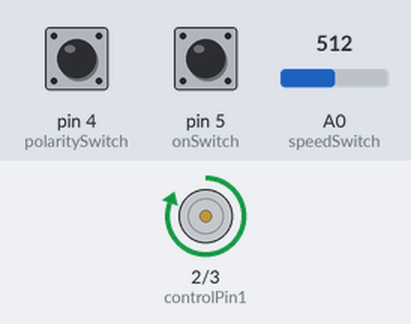
Simulated run of this sketch. Board: Arduino Uno, built with avr-gcc and run on an emulated ATmega328P. On the bench: motor-driver pin pairs drawn as motors (green arrow = first pin HIGH = forward, orange = second pin HIGH = backward, longer = more drive). The test bench sets the inputs (shaded band); at power-on: pin 4 (polaritySwitch) LOW, pin 5 (onSwitch) LOW, A0 (speedSwitch) = 512.

Above: at 1.2 s.
1.3 s: pin 4 (polaritySwitch) pulled HIGH for 0.15 s
At 1.9 s:
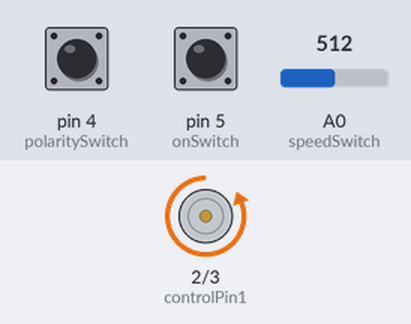
2.9 s: pin 4 (polaritySwitch) pulled HIGH for 1 s
At 4.3 s:
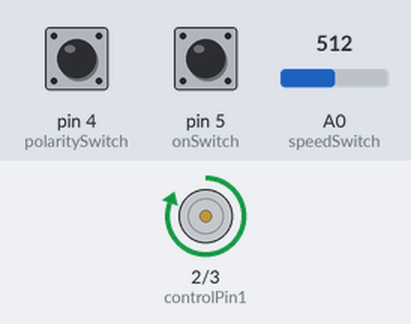
5.4 s: pin 4 (polaritySwitch) pulled HIGH for 3.2 s
At 6.2 s:
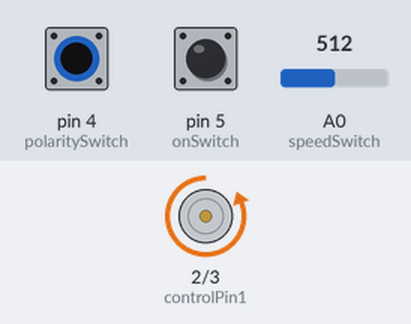
Timing chart, 0 to 8.4 s (numbered marks = the images above; inputs shaded):
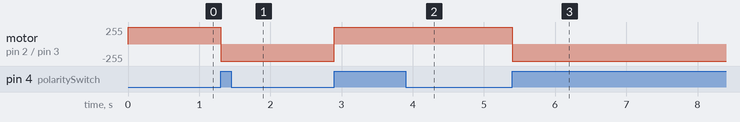

Measured:
- after the input at 1.3 s, motor on pin 2 (controlPin1) / pin 3 (controlPin2): forward 255/255 → backward 255/255 at once
- after the input at 2.9 s, motor on pin 2 (controlPin1) / pin 3 (controlPin2): backward 255/255 → forward 255/255 at once
- after the input at 5.4 s, motor on pin 2 (controlPin1) / pin 3 (controlPin2): forward 255/255 → backward 255/255 at once

The sketch:

motorcontroller.ino
```cpp
const int onSwitch = 5;
const int polaritySwitch = 4;
const int speedSwitch = A0;

const int controlPin1 = 2;
const int controlPin2 = 3;
const int powerPin = 9;

int onSwitchState = 0;
int previousOnSwitchState = 0;
int directionState = 0;
int previousDirectionState = 0;

int motorEnabled = 0;
int motorSpeed = 0;
int motorDirection = 1;


void setup() {
  pinMode(onSwitch, INPUT);
  pinMode(polaritySwitch, INPUT);
  pinMode(speedSwitch, INPUT);

  pinMode(controlPin1, OUTPUT);
  pinMode(controlPin2, OUTPUT);
  pinMode(powerPin, OUTPUT);

  digitalWrite(powerPin,0);

}

void loop() {
  //ASIGN MEMORY VALUES
  // read the on/off switch state for onSwitchStateo
  onSwitchState = digitalRead(onSwitch);

  // read teh polarity switch state for directionState
  directionState = digitalRead(polaritySwitch);

  // analogue read the speed knob
  motorSpeed = analogRead(speedSwitch) / 4;

  // LOGIC

 if (onSwitchState != previousOnSwitchState) {
  onSwitchState == HIGH;
 }
 /*
  if (onSwitchState != previousOnSwitchState) {
    // change the value of motorEnabled if pressed
    if (onSwitchState == HIGH) {
      motorEnabled = !motorEnabled;
    }
  }
*/
  // if the direction button changed state since the last loop()
  if (directionState != previousDirectionState) {
    // change the value of motorDirection if pressed
    if (directionState == HIGH) {
      motorDirection = !motorDirection;
    }
  }

  if (motorDirection == 1) {
    digitalWrite(controlPin1, HIGH);
    digitalWrite(controlPin2, LOW);
  } else {
    digitalWrite(controlPin1, LOW);
    digitalWrite(controlPin2, HIGH);
  }
  if (motorEnabled == 1) {
    analogWrite(powerPin, motorSpeed);
  } else {
    analogWrite(powerPin, 0);
  }

  previousDirectionState = directionState;

  previousOnSwitchState = onSwitchState;
}
```
